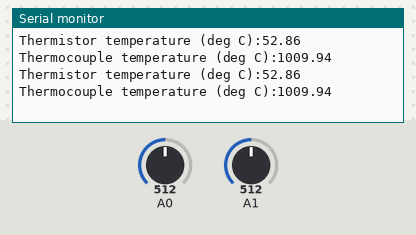
The sketch below on a simulated Arduino Uno, built with avr-gcc and run on an emulated ATmega328P. Shown: the last lines printed to the serial monitor. Inputs (shaded band) come from the test bench; at power-on: A0 = 512, A1 = 512.

Above: at 1.8 s.
1.9 s: A0 set to 666
At 2.8 s:
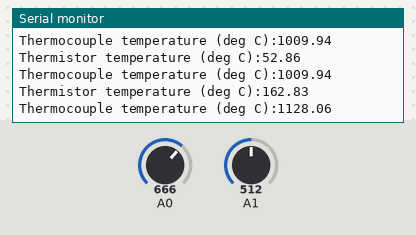
3.4 s: A0 set to 694
At 4.5 s:
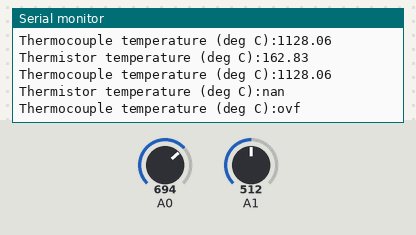

The sketch:

TwoSensorsS_R.ino
```cpp
#include <stdio.h>
#include <stdlib.h>
#include <math.h>

// Forward TC function
float NISTdegCtoMilliVoltsKtype(float tempDegC);  // returns EMF in millivolts

// Inverse TC function
float NISTmilliVoltsToDegCKtype(float tcEMFmV);  // returns temp in degC assuming 0 degC cold jcn

//adc to voltage converter
float adcToVolt(float Voltage_Ref, int Pin);

//kelvin to celsius converter
float KtoC (float K);

float V_ref = 5;// Define reference voltage
float V_supply = 3.3;
float T_0 = 298.15;
float R_0 = 10; // Define Thermistor constants
float B = 3975.0;

int ThermistorPin, ThermocouplePin; //defining thermocouple and thermistor pins
int thermistorCount, thermocoupleCount;

void setup() {
    Serial.begin(9600);
}

void loop() {

    float thermistorCount = analogRead(A0);
    float thermocoupleCount = analogRead(A1);

    float Thermistor_V = adcToVolt(V_ref,thermistorCount);
    float Thermocouple_V = adcToVolt(V_ref,thermocoupleCount);

    float R = ((10.0*3.3)/Thermistor_V)-10; //calculates resistance in K_ohms

    float Thermistor_K=pow(((1.0/T_0)+((1.0/B)*log(R/R_0))),-1.0);

    float Thermistor_C=KtoC(Thermistor_K);//calculates temperature in kelvin


    // Calculate thermocouple temperature in degrees C ( Part c, i - iv)
    float E_TC = (Thermocouple_V-0.35)/54.4;
    float E_TCmV = E_TC*pow(10,3);
    float E_compmV = NISTdegCtoMilliVoltsKtype(Thermistor_C);
    float Thermocouple_C = NISTmilliVoltsToDegCKtype(E_compmV + E_TCmV);

    printf("\nE_TCmV = %f\n", E_TC);

    // Output results
    Serial.print("Thermistor temperature (deg C):");
    Serial.println(Thermistor_C, 2);   // 2 decimal places
    Serial.print("Thermocouple temperature (deg C):");
    Serial.println(Thermocouple_C, 2);   // 2 decimal places

    delay (1000);
}


float adcToVolt(float Voltage_ref, int n_adc) //turns ADC value into a voltage that is a fraction of the %V
{
    return (n_adc * Voltage_ref) / 1024.0;
}


float KtoC (float K){ //converts kelvin to celsius

    float C = (K-273.15);

    return C;
}


/* returns EMF in millivolts */
float NISTdegCtoMilliVoltsKtype(float tempDegC)
{
    int i;
    float milliVolts = 0;
    if(tempDegC >= -170 && tempDegC < 0)
    {
        const float coeffs[11] =
        {
            0.000000000000E+00,
            0.394501280250E-01,
            0.236223735980E-04,
            -0.328589067840E-06,
            -0.499048287770E-08,
            -0.675090591730E-10,
            -0.574103274280E-12,
            -0.310888728940E-14,
            -0.104516093650E-16,
            -0.198892668780E-19,
            -0.163226974860E-22
        };
        for (i=0; i<=10; i++)
        {
            milliVolts += coeffs[i] * pow(tempDegC,i);
        }
    }
    else if(tempDegC >= 0 && tempDegC <= 1372)
    {
        const float coeffs[10] =
        {
            -0.176004136860E-01,
            0.389212049750E-01,
            0.185587700320E-04,
            -0.994575928740E-07,
            0.318409457190E-09,
            -0.560728448890E-12,
            0.560750590590E-15,
            -0.320207200030E-18,
            0.971511471520E-22,
            -0.121047212750E-25
        };
        const float a0 =  0.118597600000E+00;
        const float a1 = -0.118343200000E-03;
        const float a2 =  0.126968600000E+03;

        for (i=0; i<=9; i++)
        {
            milliVolts += coeffs[i] * pow(tempDegC,i);
        }

        milliVolts += a0*exp(a1*(tempDegC - a2)*(tempDegC - a2));
    }
    else
    {
        milliVolts = 99E99;
    }
    return milliVolts;
}

// returns temperature in deg C.
float NISTmilliVoltsToDegCKtype(float tcEMFmV)
{

        int i, j;
        float tempDegC = 0;
        const float coeffs[11][3] =
        {
          {0.0000000E+00,  0.000000E+00, -1.318058E+02},
         {2.5173462E+01,  2.508355E+01,  4.830222E+01},
         {-1.1662878E+00,  7.860106E-02, -1.646031E+00},
         {-1.0833638E+00, -2.503131E-01,  5.464731E-02},
         {-8.9773540E-01,  8.315270E-02, -9.650715E-04},
         {-3.7342377E-01, -1.228034E-02,  8.802193E-06},
         {-8.6632643E-02,  9.804036E-04, -3.110810E-08},
         {-1.0450598E-02, -4.413030E-05,  0.000000E+00},
         {-5.1920577E-04,  1.057734E-06,  0.000000E+00},
         {0.0000000E+00, -1.052755E-08,  0.000000E+00}
       };
       if(tcEMFmV >=-5.891 && tcEMFmV <=0 )
       {
           j=0;
       }
       else if (tcEMFmV > 0 && tcEMFmV <=20.644  )
       {
           j=1;
       }
       else if (tcEMFmV > 20.644 && tcEMFmV <=54.886  )
       {
           j=2;
       }
       else
       {
           return 99E9;
       }

       for (i=0; i<=9; i++)
        {
            tempDegC += coeffs[i][j] * pow(tcEMFmV,i);
        }
    return tempDegC;
}
```

Measured:
- the behaviour switches between 675 and 676 on A0 (found by bisection; images 1 and 2)
- after the input at 1.9 s, the serial monitor: prints a new line after 0.15 s (image 1)
- after the input at 3.4 s, the serial monitor: prints a new line after 0.69 s (image 2)
